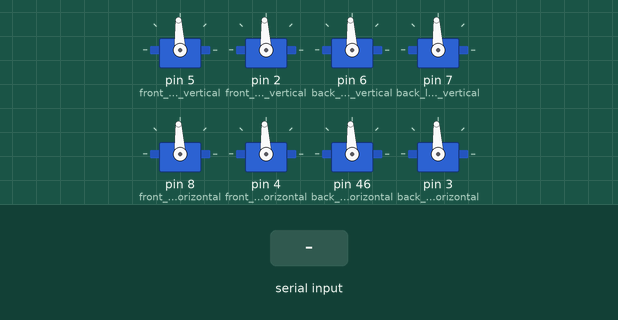
Recording of a sketch running on a simulated Arduino Mega 2560, built with avr-gcc and run on an emulated ATmega2560. Parts: 8 × servo. The inputs (shaded band) are chosen by the test bench. What the sketch prints to the serial monitor is not drawn.

Above: at 8.2 s.
8.3 s: "1x" received over Serial
At 8.8 s:
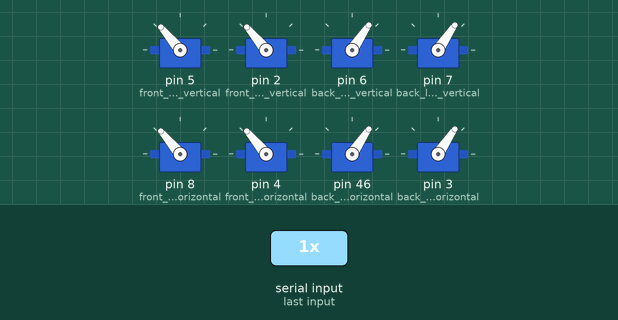
9.8 s: "3x" received over Serial
At 11.0 s:
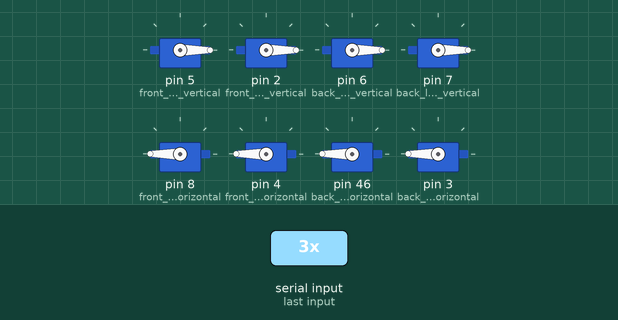
11.3 s: "2x" received over Serial
At 12.2 s:
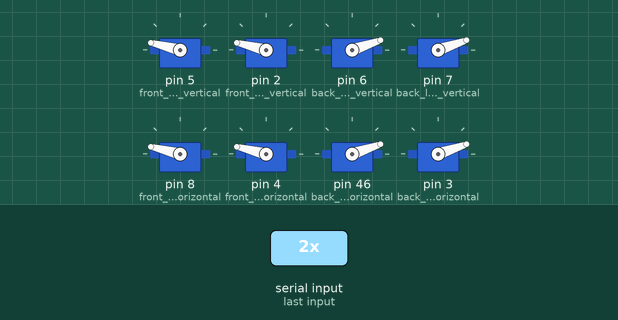
12.8 s: "1,90x" received over Serial
At 13.5 s:
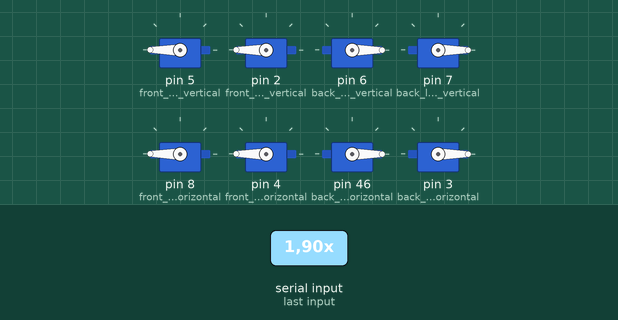
14.3 s: "1,90,45x" received over Serial
At 14.8 s:
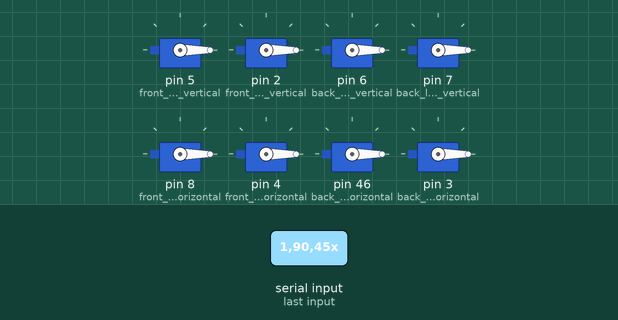
15.8 s: "30,150,10x" received over Serial
At 17.2 s:
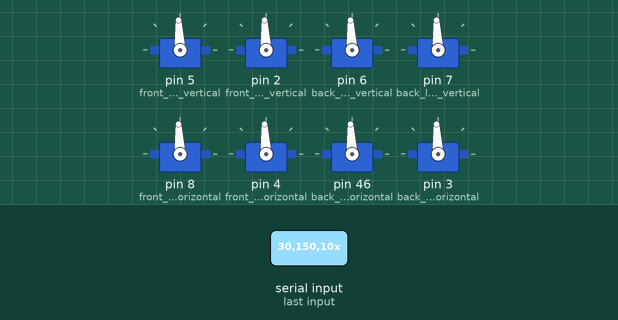
Timing chart, 0 to 18.3 s (numbered marks = the images above; inputs shaded):
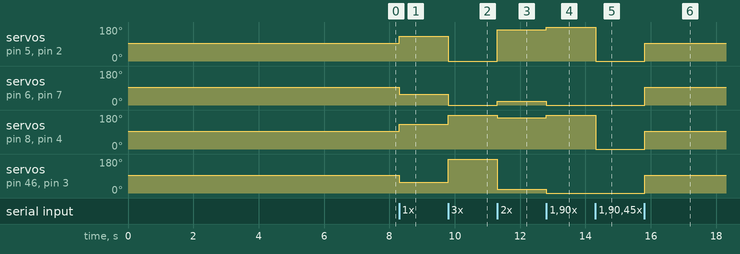

The sketch:

arduino.ino
```cpp
#include<Servo.h>
//2, 3, 4, 5, 6, 7, 46


Servo front_right_vertical;
Servo front_left_vertical;
Servo back_right_vertical;
Servo back_left_vertical;
Servo front_right_horizontal;
Servo front_left_horizontal;
Servo back_right_horizontal;
Servo back_left_horizontal;
void setup() {
  // put your setup code here, to run once:
  Serial.begin(9600);
  Serial.println("RESET");
  //8, 46, 5, 7
  //3, 6, 4, 2
  front_right_vertical.attach(5); // 5
  front_left_vertical.attach(2);
  back_right_vertical.attach(6); //6 and  46
  back_left_vertical.attach(7);

  front_right_horizontal.attach(8); //8
  front_left_horizontal.attach(4); //4
  back_right_horizontal.attach(46); //46
  back_left_horizontal.attach(3);

  front_right_vertical.writeMicroseconds(1500);
  front_left_vertical.writeMicroseconds(1500);
  back_right_vertical.writeMicroseconds(1500);
  back_left_vertical.writeMicroseconds(1500);
  front_right_horizontal.writeMicroseconds(1500);
  front_left_horizontal.writeMicroseconds(1500);
  back_right_horizontal.writeMicroseconds(1500);
  back_left_horizontal.writeMicroseconds(1500);
  delay(7000);
  Serial.println("ready");
}

void loop() {
  while (Serial.available()) {

    String input = Serial.readStringUntil('x');
    int dir = input.substring(0, 1).toInt();
    int misc = input.substring(1, 2).toInt();
    int multiplier = 380;
    float val = input.substring(2, input.length() - 1).toFloat();
    int thruster_value = val * multiplier;
    if (dir == 0) {
      front_right_vertical.writeMicroseconds((-1 * thruster_value) + 1500);
      back_right_vertical.writeMicroseconds((-1 * thruster_value) + 1500);
      front_left_vertical.writeMicroseconds(thruster_value + 1500);
      back_left_vertical.writeMicroseconds(thruster_value + 1500);
      front_right_horizontal.writeMicroseconds((-1 * thruster_value) + 1500);
      back_right_horizontal.writeMicroseconds((-1 * thruster_value) + 1500);
      front_left_horizontal.writeMicroseconds(thruster_value + 1500);
      back_left_horizontal.writeMicroseconds(thruster_value + 1500);


    }
    //surge
    else if (dir == 1) {

      front_right_vertical.writeMicroseconds(thruster_value + 1500);
      back_right_vertical.writeMicroseconds((-1 * thruster_value) + 1500);
      front_left_vertical.writeMicroseconds(thruster_value + 1500);
      back_left_vertical.writeMicroseconds((-1 * thruster_value) + 1500);
      front_right_horizontal.writeMicroseconds(thruster_value + 1500);
      back_right_horizontal.writeMicroseconds((-1 * thruster_value) + 1500);
      front_left_horizontal.writeMicroseconds(thruster_value + 1500);
      back_left_horizontal.writeMicroseconds((-1 * thruster_value) + 1500);
    }
    //heave
    else if (dir == 3) {
      front_right_horizontal.writeMicroseconds(thruster_value + 1500);
      back_right_horizontal.writeMicroseconds(thruster_value + 1500);
      front_left_horizontal.writeMicroseconds(thruster_value + 1500);
      back_left_horizontal.writeMicroseconds(thruster_value + 1500);
      front_right_vertical.writeMicroseconds((thruster_value * -1) + 1500);
      front_left_vertical.writeMicroseconds((thruster_value * -1) + 1500);
      back_right_vertical.writeMicroseconds((thruster_value * -1) + 1500);
      back_left_vertical.writeMicroseconds((thruster_value * -1) + 1500);

    }
    //yaw
    else if (dir == 2) {
      front_right_vertical.writeMicroseconds(thruster_value + 1500);
      back_right_vertical.writeMicroseconds((-1 * thruster_value) + 1500);
      front_left_vertical.writeMicroseconds(thruster_value + 1500);
      back_left_vertical.writeMicroseconds((-1 * thruster_value) + 1500);
      front_right_horizontal.writeMicroseconds(thruster_value + 1500);
      back_right_horizontal.writeMicroseconds((-1 * thruster_value) + 1500);
      front_left_horizontal.writeMicroseconds(thruster_value + 1500);
      back_left_horizontal.writeMicroseconds((-1 * thruster_value) + 1500);

    }


  }
}
```

Measured:
- after the input at 8.3 s, servo on pin 5 (front_right_vertical), servo on pin 2 (front_left_vertical): 93° → 130° at once
- after the input at 9.8 s, servo on pin 5 (front_right_vertical), servo on pin 2 (front_left_vertical): 130° → 0° at once
- after the input at 11.3 s, servo on pin 5 (front_right_vertical), servo on pin 2 (front_left_vertical): 0° → 166° at once
- after the input at 12.8 s, servo on pin 5 (front_right_vertical), servo on pin 2 (front_left_vertical): 166° → 180° at once
- after the input at 14.3 s, servo on pin 5 (front_right_vertical), servo on pin 2 (front_left_vertical), servo on pin 8 (front_right_horizontal), servo on pin 4 (front_left_horizontal): 180° → 0° at once
- after the input at 15.8 s, servo on pin 5 (front_right_vertical), servo on pin 2 (front_left_vertical), servo on pin 6 (back_right_vertical), servo on pin 7 (back_left_vertical), servo on pin 8 (front_right_horizontal), servo on pin 4 (front_left_horizontal), servo on pin 46 (back_right_horizontal), servo on pin 3 (back_left_horizontal): 0° → 93° at once
